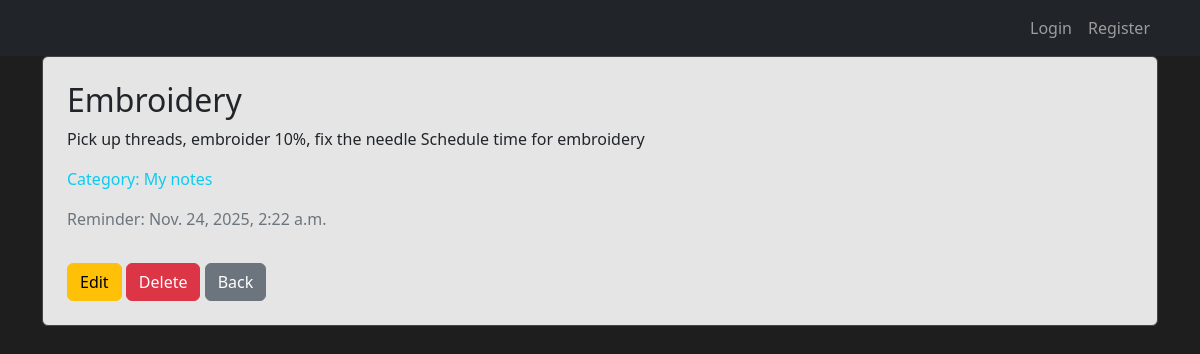
Page /notes/2/ on the earlier database version.
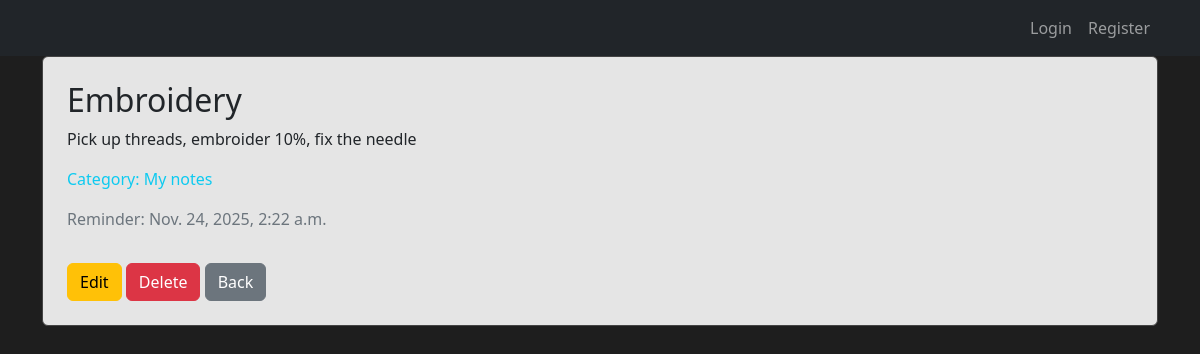
Same page on the later database version.
### notes/models.py (models this page shows, shortened)
class Notes(models.Model):
    title = models.CharField(max_length=100)
    text = models.TextField()
    reminder = models.DateTimeField(default=timezone.now)
    category = models.ForeignKey(Category, on_delete=models.CASCADE, related_name='notes')
    owner = models.ForeignKey(
        User,
        on_delete=models.CASCADE,
        related_name="notes",
        null=True,
        blank=True
    )
    group = models.ForeignKey(Group, on_delete=models.SET_NULL, null=True, blank=True)

class Category(models.Model):
    title = models.CharField(max_length=100)

### notes/views.py (the view)
# urls.py: path('notes/<int:pk>/', NoteDetailView.as_view(), name='note_detail'),
class NoteDetailView(DetailView):
    model = Notes
    template_name = "note_detail.html"

### templates/note_detail.html (shortened to what this page needs)
{% extends "base.html" %}
{% block content %}
<div class="card card-dark p-4">
    <h2>{{ object.title }}</h2>
    <p>{{ object.text }}</p>
    <p class="text-info"> Category: {{ object.category.title }}</p>
    {% if object.reminder %}
        <p class="text-secondary"> Reminder: {{ object.reminder }}</p>
    {% endif %}
    <div class="mt-3">
        <a href="{% url 'note_edit' object.id %}" class="btn btn-warning">Edit</a>
        <a href="{% url 'note_delete' object.id %}" class="btn btn-danger">Delete</a>
        <a href="{% url 'note_list' %}" class="btn btn-secondary">Back</a>
    </div>
</div>
{% endblock %}

Differences in the rows shown:
changed Notes "Embroidery": text "Pick up threads, embroider 10%, fix the needle Schedule time for embroidery" → "Pick up threads, embroider 10%, fix the needle"
